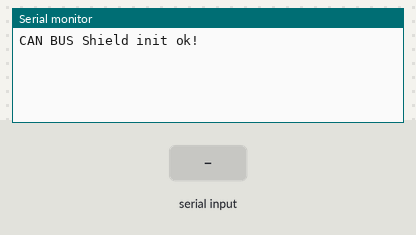
Bench run of a sketch on a simulated Arduino Uno, built with avr-gcc and run on an emulated ATmega328P. Parts: the last lines printed to the serial monitor. The test bench sets the inputs (shaded band).

Above: at 1.2 s.
1.3 s: "0\n" received over Serial
At 2.4 s:
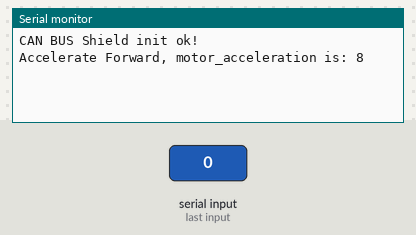
2.8 s: byte 49 ('1') received over Serial
At 3.6 s:
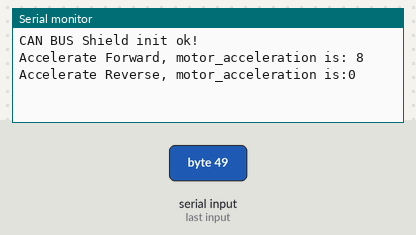
4.3 s: byte 50 ('2') received over Serial
At 4.7 s:
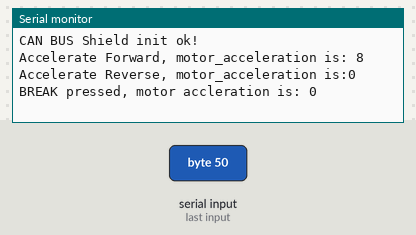
5.8 s: byte 51 ('3') received over Serial
At 7.0 s:
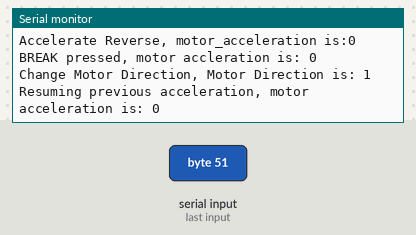
7.3 s: "1\n" received over Serial
At 8.2 s:
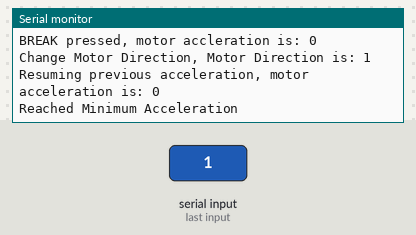

Measured:
- after the input at 1.3 s, the serial monitor: prints a new line at once (image 1)
- after the input at 2.8 s, the serial monitor: prints a new line at once (image 2)
- after the input at 4.3 s, the serial monitor: prints a new line at once (image 3)
- after the input at 5.8 s, the serial monitor: prints a new line at once (image 4)
- after the input at 7.3 s, the serial monitor: prints a new line at once (image 5)

The sketch:

Test_Motor_V2.ino
```cpp
//Code by Patrick Cruce(pcruce_at_igpp.ucla.edu)
//Uses CAN extended library, designed for Arduino with 16 Mhz oscillator
//Library found at: http://code.google.com/p/canduino/source/browse/trunk/#trunk%2FLibrary%2FCAN
//This runs a simple test of the hardware with the MCP 2515 CAN Controller in loopback mode.
//If using over physical bus rather than loopback, and you have high bus
//utilization, you'll want to turn the baud of the serial port up or log
//to SD card, because frame drops can occur due to the reader code being
//occupied with writing to the port.
//In our testing over a 40 foot cable, we didn't have any problems with
//synchronization or frame drops due to SPI,controller, or propagation delays
//even at 1 Megabit.  But we didn't do any tests that required arbitration
//with multiple nodes.
//This code is modified to control the motor by serial monitor of the commanding
//arduino

#include <mcp_can.h>
#include <SoftwareSerial.h>
#include <SPI.h>
#include <ubcsolar_can_ids.h>

#define BUS_SPEED CAN_125KBPS
#define CAN_SS 9

MCP_CAN CAN(CAN_SS);

byte length;
uint32_t frame_id;
byte frame_data[8];

byte motor_acceleration = 0;
byte current_acceleration = 0;
byte motor_regen;
byte motor_direction;

void setup() {

  Serial.begin(115200);

 /* CAN INIT */
  int canSSOffset = 0;

CAN_INIT:

  if(CAN_OK == CAN.begin(BUS_SPEED))                   // init can bus : baudrate = 125k
  {
    Serial.println("CAN BUS Shield init ok!");
  }
  else
  {
    Serial.println("CAN BUS Shield init fail");
    Serial.print("Init CAN BUS Shield again with SS pin ");
    Serial.println(CAN_SS + canSSOffset);
    delay(100);
    canSSOffset ^= 1;
    CAN = MCP_CAN(CAN_SS + canSSOffset);
    goto CAN_INIT;
  }

}

void sendMotorControlPacket(void){

  frame_id = CAN_ID_HEARTBEAT;
  length = 3;

  frame_data[0] = motor_acceleration;
  frame_data[1] = motor_regen;
  frame_data[2] = motor_direction;

  CAN.sendMsgBuf(frame_id, 0, length, frame_data);

}

void loop() {
  char c;
  //motorControl();

  if(Serial.available())
  {
    c = Serial.read();
    if(c == '0')
    {
      if(motor_acceleration < 256){
          motor_acceleration = motor_acceleration + 8;
          Serial.print("Accelerate Forward, motor_acceleration is: ");
          Serial.print(motor_acceleration);
          Serial.print("\n");
        }
        else{
          Serial.print("Reached Maximum Acceleration\n");
        }

    }
    if(c == '1')
    {
      if(motor_acceleration > 0){
          motor_acceleration = motor_acceleration - 8;
          Serial.print("Accelerate Reverse, motor_acceleration is:");
          Serial.print(motor_acceleration);
          Serial.print("\n");
        }else{
          Serial.print("Reached Minimum Acceleration\n");
        }
    }
    if(c == '2')
    {
      //if(motor_acceleration <= 0)
      //{
      current_acceleration = motor_acceleration;
      motor_acceleration = 0;
      Serial.print("BREAK pressed, motor accleration is: ");
      Serial.print(motor_acceleration);
      Serial.print("\n");
      delay(100);
    }
    if(c == '3')
    {
      motor_direction = !motor_direction;
      motor_acceleration = current_acceleration;
      Serial.print("Change Motor Direction, Motor Direction is: ");
      Serial.print(motor_direction);
      Serial.print("\n");
      Serial.print("Resuming previous acceleration, motor acceleration is: ");
      Serial.print(motor_acceleration);
      Serial.print("\n");
    }
    sendMotorControlPacket();
    //current_acceleration = motor_acceleration;
  }

}
```
